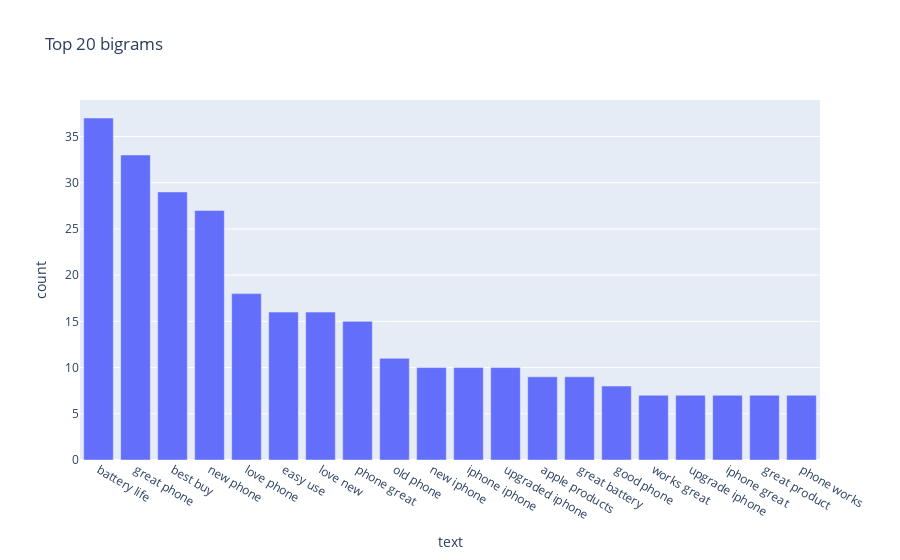

Here is the notebook cell this chart was saved with:
### Code cell
import plotly.offline as pyo
import plotly.graph_objs as go

def get_top_n_bigram(corpus, n=None):
    vec = CountVectorizer(ngram_range=(2, 2), stop_words='english').fit(corpus)
    bag_of_words = vec.transform(corpus)
    sum_words = bag_of_words.sum(axis=0) 
    words_freq = [(word, sum_words[0, idx]) for word, idx in vec.vocabulary_.items()]
    words_freq = sorted(words_freq, key = lambda x: x[1], reverse=True)
    return words_freq[:n]

common_words = get_top_n_bigram(reviews_to_clean['processedReviews'], 20)

data = [go.Bar(x=df1['text'], y=df1['count'], name='Top 20 bigrams', marker=dict(color='black'))]
layout = go.Layout(title='Top 20 bigrams', yaxis=dict(title='Count'))

fig = px.bar(df1, x='text', y='count', title='Top 20 bigrams')
fig.show()

### Figure 1 — Plotly figure (JSON) as saved in the notebook; plotly's stock layout.template omitted (floating-point values rounded to 4 significant figures)
{"data": [{"alignmentgroup": "True", "hovertemplate": "text=%{x}<br>count=%{y}<extra></extra>", "legendgroup": "", "marker": {"color": "#636efa", "pattern": {"shape": ""}}, "name": "", "offsetgroup": "", "orientation": "v", "showlegend": false, "textposition": "auto", "type": "bar", "x": ["battery life", "great phone", "best buy", "new phone", "love phone", "easy use", "love new", "phone great", "old phone", "new iphone", "iphone iphone", "upgraded iphone", "apple products", "great battery", "good phone", "works great", "upgrade iphone", "iphone great", "great product", "phone works"], "xaxis": "x", "y": [37, 33, 29, 27, 18, 16, 16, 15, 11, 10, 10, 10, 9, 9, 8, 7, 7, 7, 7, 7], "yaxis": "y"}], "layout": {"barmode": "relative", "legend": {"tracegroupgap": 0}, "title": {"text": "Top 20 bigrams"}, "xaxis": {"anchor": "y", "domain": [0, 1], "title": {"text": "text"}}, "yaxis": {"anchor": "x", "domain": [0, 1], "title": {"text": "count"}}}}
